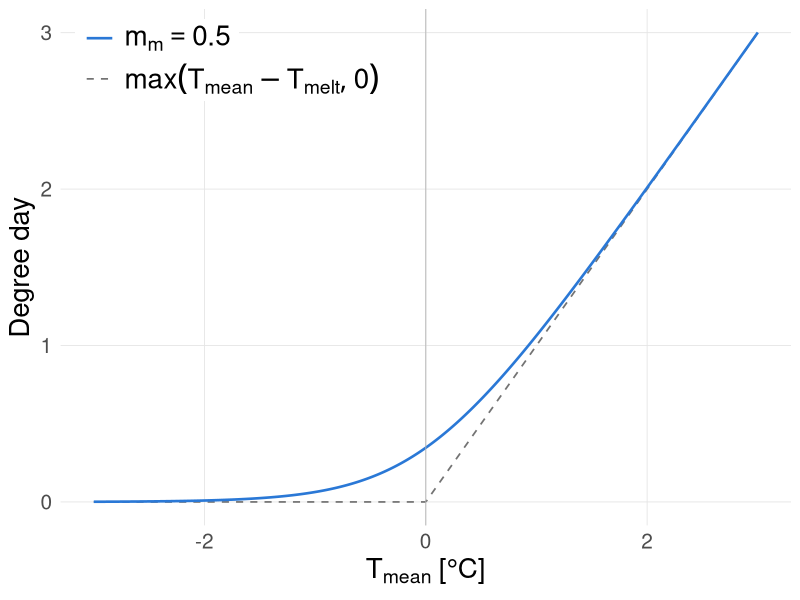

This chart was generated by the following R code:
# The main goal of this script is to show the effect of smoothing.
library(ggplot2)

T_melt  <- 0
m_vals  <- c(0.5)
T_range <- c(-3, 3)

T_eff <- function(T_mean, T_melt, m_m) {
  x <- T_mean - T_melt
  pmax(x, 0) + m_m * log1p(exp(-abs(x) / m_m))
}

T_mean <- seq(T_range[1], T_range[2], length.out = 500)

curve <- do.call(rbind, lapply(m_vals, function(m) {
  data.frame(T_mean = T_mean,
             y      = T_eff(T_mean, T_melt, m),
             serie  = paste0("m[m] == ", m))
}))
curve$serie <- factor(curve$serie, levels = paste0("m[m] == ", m_vals))

soglia <- data.frame(T_mean = T_mean, y = pmax(T_mean - T_melt, 0))

colori <- c("#2a78d6", "#eb6834", "#1baf7a", "#eda100",
            "#e87ba4", "#008300", "#6250d6", "#e34948")[seq_along(m_vals)]

p <- ggplot() +
  geom_line(data = soglia,
            aes(T_mean, y, linetype = '"max" * group("(", list(T[mean] - T[melt], 0), ")")'),
            colour = "grey45", linewidth = 0.6) +
  geom_line(data = curve, aes(T_mean, y, colour = serie), linewidth = 0.9) +
  geom_vline(xintercept = T_melt, colour = "grey70", linewidth = 0.3) +
  scale_colour_manual(values = colori,
                      labels = function(l) parse(text = l), name = NULL) +
  scale_linetype_manual(values = "dashed",
                        labels = function(l) parse(text = l), name = NULL) +
  labs(
    title    = NULL,
    x = expression(T[mean] ~ "[°C]"),
    y = "Degree day") +
  guides(colour = guide_legend(order = 1), linetype = guide_legend(order = 2)) +
  theme_minimal(base_size = 13) +
  theme(
    panel.grid.minor     = element_blank(),
    panel.grid.major     = element_line(colour = "grey90", linewidth = 0.3),
    axis.title           = element_text(size = 20),
    axis.text            = element_text(size = 15),
    legend.justification = c(0, 1),
    legend.background    = element_rect(fill = "white", colour = NA),
    legend.key.width     = unit(1.6, "lines"),
    legend.text          = element_text(hjust = 0, size = 20),
    legend.spacing.y     = unit(0, "pt"),
    legend.margin        = margin(2, 6, 2, 6),
    plot.title           = element_text(face = "bold")
  )


if (packageVersion("ggplot2") >= "3.5.0") {
  p <- p + theme(legend.position = "inside", legend.position.inside = c(0.02, 0.98))
} else {
  p <- p + theme(legend.position = c(0.02, 0.98))
}

print(p)
